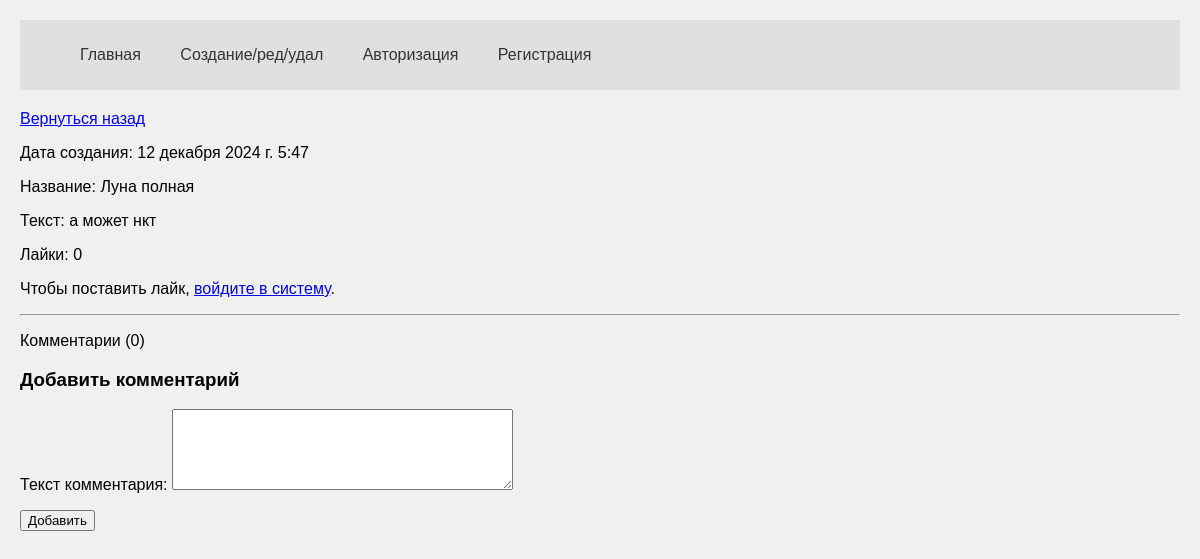
Screenshot of /detail/12 with the database file from the repository.
### core/models.py (models this page shows, shortened)
class Advantage(models.Model):
    author = models.ForeignKey(User, on_delete = models.CASCADE, verbose_name='Владелец статьи', blank = True, null = True )
    create_date = models.DateTimeField(auto_now=True)
    name = models.CharField(max_length=200, verbose_name='Название')
    text = models.TextField(verbose_name='Текст')
    class Meta:
        verbose_name='Достижение'
        verbose_name_plural='Статьи'

### core/views.py (the view, shortened to what this page needs)
# urls.py: path('detail/<int:pk>', views.HomeDetailView.as_view(), name='detail_page'),
class HomeDetailView(CustomSuccessMessageMixin, FormMixin, DetailView):
    model = Advantage
    template_name = 'detail.html'
    context_object_name = 'get_article'
    form_class = CommentForm
    success_msg = 'Комментарий создан!'

### core/forms.py
class CommentForm(forms.ModelForm):
    class Meta:
        model = Comments
        fields = ('text',)
    def __init__(self,*args,**kwargs):
        super().__init__(*args,**kwargs)
        for field in self.fields:
            self.fields[field].widget.attrs['class'] = 'form-control'
        self.fields['text'].widget = Textarea(attrs={'rows':5})

### core/templates/detail.html (shortened to what this page needs)
{% extends 'index.html' %}
{% block content %}
<p><a href='/'>Вернуться назад</a></p>
<p>Дата создания: {{ get_article.create_date }}</p>
<p>Название: {{ get_article.name }}</p>
<p>Текст: {{ get_article.text }}</p>
<p>Лайки: {{ get_article.like_set.count }}</p>
{% if request.user.is_authenticated %}
<form method="post" action="{% url 'like_article' get_article.id %}">
    {% csrf_token %}
    <button type="submit" class="btn btn-primary">Понравилось</button>
</form>
{% else %}
<p>Чтобы поставить лайк, <a href="{% url 'login_page' %}">войдите в систему</a>.</p>
{% endif %}
<hr>
<p>Комментарии ({{ get_article.comments_articles.count }})</p>
<div class="col-4">
    <h3>Добавить комментарий</h3>
    <form id='add_form' method="post">
        {{ form.as_p }}
        <button type="submit" class="btn btn-primary">Добавить</button>
    </form>
</div>
{% endblock %}

### core/templates/index.html (style rules this page uses)
body { font-family: Arial, sans-serif; background-color: #f0f0f0; margin: 0; padding: 20px; }

### rows the page displays
Advantage: create_date "12 декабря 2024 г. 5:47", name "Луна полная", text "а может нкт", like_set.count "0", comments_articles.count "0"
